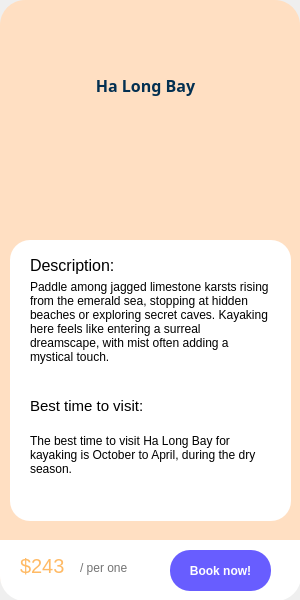
<?xml version="1.0" encoding="UTF-8"?>
<ui version="4.0">
 <class>MainWindow</class>
 <widget class="QMainWindow" name="MainWindow">
  <property name="geometry">
   <rect>
    <x>0</x>
    <y>0</y>
    <width>300</width>
    <height>600</height>
   </rect>
  </property>
  <property name="windowTitle">
   <string>MainWindow</string>
  </property>
  <widget class="QWidget" name="centralwidget">
   <widget class="QWidget" name="widget" native="true">
    <property name="geometry">
     <rect>
      <x>0</x>
      <y>0</y>
      <width>300</width>
      <height>600</height>
     </rect>
    </property>
    <property name="minimumSize">
     <size>
      <width>300</width>
      <height>600</height>
     </size>
    </property>
    <property name="maximumSize">
     <size>
      <width>300</width>
      <height>600</height>
     </size>
    </property>
    <property name="styleSheet">
     <string notr="true">QWidget#widget {
	background-color:rgb(255, 223, 194);
	border-radius: 25px;
}</string>
    </property>
    <widget class="QLabel" name="label">
     <property name="geometry">
      <rect>
       <x>10</x>
       <y>40</y>
       <width>271</width>
       <height>91</height>
      </rect>
     </property>
     <property name="font">
      <font>
       <family>Segoe MDL2 Assets</family>
       <pointsize>12</pointsize>
       <weight>75</weight>
       <italic>false</italic>
       <bold>true</bold>
       <underline>false</underline>
      </font>
     </property>
     <property name="styleSheet">
      <string notr="true">color:rgb(3, 48, 81)</string>
     </property>
     <property name="text">
      <string>Ha Long Bay</string>
     </property>
     <property name="alignment">
      <set>Qt::AlignCenter</set>
     </property>
     <property name="wordWrap">
      <bool>true</bool>
     </property>
    </widget>
    <widget class="QPushButton" name="pushButton_2">
     <property name="geometry">
      <rect>
       <x>10</x>
       <y>30</y>
       <width>41</width>
       <height>31</height>
      </rect>
     </property>
     <property name="styleSheet">
      <string notr="true">QPushButton {
	background-color:rgb(255, 223, 194);
    border-radius: 20px;
}

QPushButton:hover {
    background-color: rgb(116, 116, 116);
}
</string>
     </property>
     <property name="text">
      <string/>
     </property>
     <property name="icon">
      <iconset>
       <normaloff>../Resource/Images/left arrow.png</normaloff>../Resource/Images/left arrow.png</iconset>
     </property>
     <property name="iconSize">
      <size>
       <width>25</width>
       <height>25</height>
      </size>
     </property>
    </widget>
    <widget class="QFrame" name="hoverFrame">
     <property name="geometry">
      <rect>
       <x>10</x>
       <y>240</y>
       <width>281</width>
       <height>281</height>
      </rect>
     </property>
     <property name="styleSheet">
      <string notr="true">background-color:rgb(255, 255, 255);
border-radius: 20px;</string>
     </property>
     <property name="frameShape">
      <enum>QFrame::StyledPanel</enum>
     </property>
     <property name="frameShadow">
      <enum>QFrame::Raised</enum>
     </property>
     <widget class="QLabel" name="label_3">
      <property name="geometry">
       <rect>
        <x>20</x>
        <y>10</y>
        <width>141</width>
        <height>31</height>
       </rect>
      </property>
      <property name="font">
       <font>
        <pointsize>12</pointsize>
       </font>
      </property>
      <property name="text">
       <string>Description:</string>
      </property>
     </widget>
     <widget class="QLabel" name="label_4">
      <property name="geometry">
       <rect>
        <x>20</x>
        <y>40</y>
        <width>241</width>
        <height>141</height>
       </rect>
      </property>
      <property name="font">
       <font>
        <pointsize>9</pointsize>
       </font>
      </property>
      <property name="text">
       <string>Paddle among jagged limestone karsts rising from the emerald sea, stopping at hidden beaches or exploring secret caves. Kayaking here feels like entering a surreal dreamscape, with mist often adding a mystical touch.</string>
      </property>
      <property name="alignment">
       <set>Qt::AlignLeading|Qt::AlignLeft|Qt::AlignTop</set>
      </property>
      <property name="wordWrap">
       <bool>true</bool>
      </property>
     </widget>
     <widget class="QLabel" name="label_5">
      <property name="geometry">
       <rect>
        <x>20</x>
        <y>150</y>
        <width>141</width>
        <height>31</height>
       </rect>
      </property>
      <property name="font">
       <font>
        <pointsize>11</pointsize>
       </font>
      </property>
      <property name="text">
       <string>Best time to visit:</string>
      </property>
     </widget>
     <widget class="QLabel" name="label_6">
      <property name="geometry">
       <rect>
        <x>20</x>
        <y>180</y>
        <width>241</width>
        <height>101</height>
       </rect>
      </property>
      <property name="font">
       <font>
        <pointsize>9</pointsize>
       </font>
      </property>
      <property name="text">
       <string>
The best time to visit Ha Long Bay for kayaking is October to April, during the dry season.</string>
      </property>
      <property name="alignment">
       <set>Qt::AlignLeading|Qt::AlignLeft|Qt::AlignTop</set>
      </property>
      <property name="wordWrap">
       <bool>true</bool>
      </property>
     </widget>
     <zorder>label_4</zorder>
     <zorder>label_6</zorder>
     <zorder>label_3</zorder>
     <zorder>label_5</zorder>
    </widget>
    <widget class="QLabel" name="label_2">
     <property name="geometry">
      <rect>
       <x>80</x>
       <y>100</y>
       <width>141</width>
       <height>151</height>
      </rect>
     </property>
     <property name="text">
      <string/>
     </property>
     <property name="pixmap">
      <pixmap>../Resource/Images/Kayak_icon.png</pixmap>
     </property>
     <property name="scaledContents">
      <bool>true</bool>
     </property>
    </widget>
    <widget class="QFrame" name="hoverFrame_2">
     <property name="geometry">
      <rect>
       <x>0</x>
       <y>540</y>
       <width>301</width>
       <height>61</height>
      </rect>
     </property>
     <property name="styleSheet">
      <string notr="true">border-top-left-radius: 0px; 
border-top-right-radius: 0px;
border-bottom-left-radius: 25px;
border-bottom-right-radius: 25px;
background-color:rgb(255, 255, 255)
</string>
     </property>
     <property name="frameShape">
      <enum>QFrame::StyledPanel</enum>
     </property>
     <property name="frameShadow">
      <enum>QFrame::Raised</enum>
     </property>
     <widget class="QLabel" name="label_7">
      <property name="geometry">
       <rect>
        <x>20</x>
        <y>10</y>
        <width>71</width>
        <height>31</height>
       </rect>
      </property>
      <property name="font">
       <font>
        <pointsize>15</pointsize>
       </font>
      </property>
      <property name="styleSheet">
       <string notr="true">color:rgb(255, 186, 101)</string>
      </property>
      <property name="text">
       <string>$243</string>
      </property>
     </widget>
     <widget class="QPushButton" name="pushButton">
      <property name="geometry">
       <rect>
        <x>170</x>
        <y>10</y>
        <width>101</width>
        <height>41</height>
       </rect>
      </property>
      <property name="font">
       <font>
        <pointsize>9</pointsize>
        <weight>75</weight>
        <bold>true</bold>
       </font>
      </property>
      <property name="styleSheet">
       <string notr="true">QPushButton {
    background-color:rgb(104, 93, 255);
    border-radius: 20px;
	color: white
}

QPushButton:hover {
    background-color: rgb(70, 76, 195);
}
</string>
      </property>
      <property name="text">
       <string>Book now!</string>
      </property>
     </widget>
     <widget class="QLabel" name="label_8">
      <property name="geometry">
       <rect>
        <x>80</x>
        <y>20</y>
        <width>81</width>
        <height>16</height>
       </rect>
      </property>
      <property name="font">
       <font>
        <pointsize>9</pointsize>
       </font>
      </property>
      <property name="styleSheet">
       <string notr="true">color:rgb(115, 115, 115)</string>
      </property>
      <property name="text">
       <string>/ per one</string>
      </property>
     </widget>
    </widget>
   </widget>
  </widget>
 </widget>
 <resources/>
 <connections/>
</ui>
